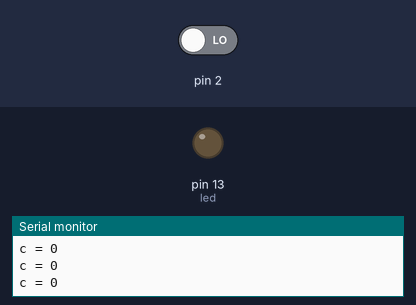
Bench run of a sketch on a simulated Arduino Uno, built with avr-gcc and run on an emulated ATmega328P. Parts: output pins drawn as LEDs (lit = HIGH), the last lines printed to the serial monitor. Dashed ring = blinking. The test bench sets the inputs (shaded band); at power-on: pin 2 LOW. The modem accepts every AT command (registered, SIM ready, sends succeed) and sends nothing else.

Above: at 4.2 s.
4.3 s: pin 2 driven HIGH
At 4.7 s:
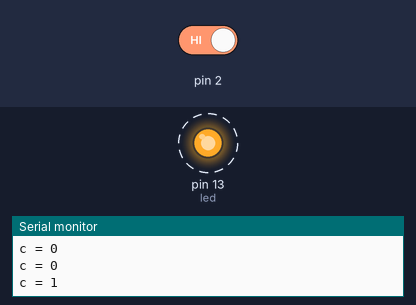
Timing chart, 0 to 7.3 s (numbered marks = the images above; inputs shaded):
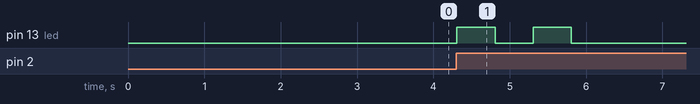

Measured:
- after the input at 4.3 s, pin 13 (led): alternates HIGH for 0.50 s and LOW for 0.50 s, 4 changes in all, then stays LOW, starting at once

The sketch:

SIM800l-LED-PUSH-BUTTON.ino
```cpp
#include <SoftwareSerial.h>
SoftwareSerial sim(10, 11);
int _timeout;
String _buffer;
String number = "**********";//put the phone number here


//button
int buttonState = 0;
int pre,n;
int c=0;
int flag1=0;
int flag2=0;

int led=13;
void setup()
{
  delay(2000);
  Serial.begin(9600);
  pinMode(2, INPUT);
  _buffer.reserve(50);
  Serial.println("Sistem Started...");
  sim.begin(9600);
  delay(1000);
  pinMode(led,OUTPUT);
  digitalWrite(led,LOW);
}

void loop()
{
  buttonState = digitalRead(2);
  n=buttonState;
  if(n!=pre && n==1)
  {
    c++;
  }
  pre=n;
  //if(c>3)c=0;

  Serial.print("c = ");
  Serial.println(c);

  if(c==1 && flag1==0)//c=1
  {
    for(int i=0;i<2;i++)
    {
     digitalWrite(led,HIGH);
     delay(500);
     digitalWrite(led,LOW);
     delay(500);
    }
    digitalWrite(led,LOW);
    SendMessage();
  }
  if(c==2 && flag1==1 && flag2==0)
  {
    for(int i=0;i<3;i++)
    {
     digitalWrite(led,HIGH);
     delay(500);
     digitalWrite(led,LOW);
     delay(500);
    }
    digitalWrite(led,LOW);
    callNumber();

  }
  if(c==3)
  {
    flag1=0;
    flag2=0;
    c=0;
  }

  if (sim.available() > 0)
    Serial.write(sim.read());
}


void SendMessage()
{
  Serial.println("Send msg");
  sim.println("AT+CMGF=1");
  sim.println("AT+CMGS=\"" + number + "\"\r");
  delay(1000);
  String SMS = "write your msg here that you want to send";
  sim.println(SMS);
  delay(100);
  sim.println((char)26);
  delay(1000);
  _buffer = _readSerial();
  //flag=1;
  flag1=1;
}


void RecieveMessage()
{
  Serial.println ("SIM800L Read an SMS");
  delay (1000);
  sim.println("AT+CNMI=2,2,0,0,0");
  delay(1000);
  Serial.write ("Unread Message done");
}

String _readSerial() {
  _timeout = 0;
  while  (!sim.available() && _timeout < 12000  )
  {
    delay(13);
    _timeout++;
  }
  if (sim.available()) {
    return sim.readString();
  }
}

void callNumber()
{
  Serial.println("call number");
  sim.print (F("ATD"));
  sim.print (number);
  sim.print (F(";\r\n"));
  _buffer = _readSerial();
  Serial.println(_buffer);
  //delay(1000);
  Serial.println("call end");
  //flag=1;
  flag2=1;
}
```
